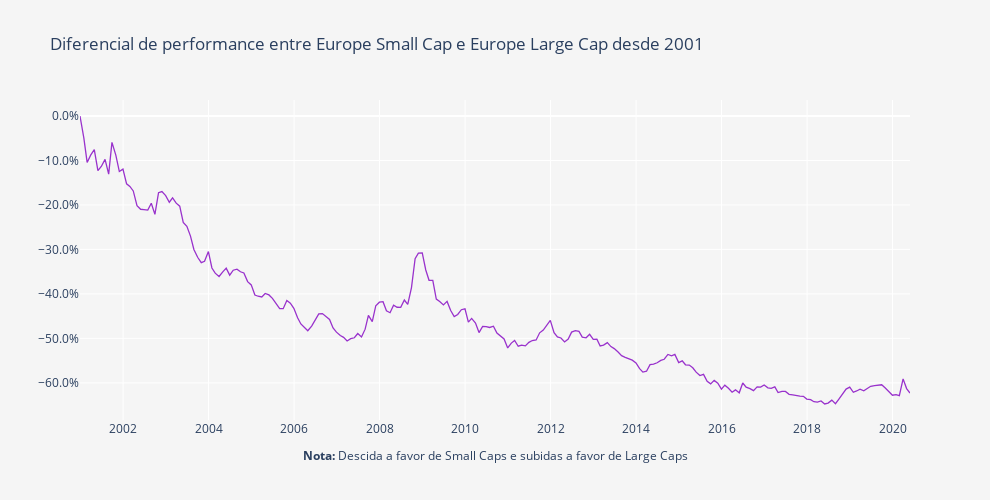

The cell this chart's notebook holds for it:
### Code cell
layout = go.Layout(
    title='Diferencial de performance entre Europe Small Cap e Europe Large Cap desde 2001',
    plot_bgcolor='#f5f5f5',
    paper_bgcolor='#f5f5f5',
    width=990,
    height=500,
    xaxis=dict(
        title='<b>Nota:</b> Descida a favor de Small Caps e subidas a favor de Large Caps',
        showgrid=True,
        titlefont=dict(size=12),
    ),
    yaxis=dict(
        title='',
        showgrid=True,
        zeroline=True, # Adicionar ou não a zero line
        tickformat=".1%" # tickformat=".2%" se quiseres mais casas decimais
    ))

trace0 = go.Scatter(
    x = fundos.index,
    y = (round(((fundos.iloc[:, 2] / fundos.iloc[:, 3])- 1), 5)),
    name = 'Portfolio',
    line = dict(
        color = 'darkorchid',
        width = 1.3)
)

data = [trace0]
        
fig = go.Figure(data=data, layout=layout)
py.iplot(fig)

### Figure 1 — Plotly figure (JSON) as saved in the notebook; plotly's stock layout.template omitted (floating-point values rounded to 4 significant figures; data arrays with more than 128 entries replaced by an {"elided": "..."} marker saying what was removed)
{"data": [{"line": {"color": "darkorchid", "width": 1.3}, "name": "Portfolio", "type": "scatter", "x": {"elided": "234 str values"}, "y": {"elided": "234 float values"}}], "layout": {"height": 500, "paper_bgcolor": "#f5f5f5", "plot_bgcolor": "#f5f5f5", "title": {"text": "Diferencial de performance entre Europe Small Cap e Europe Large Cap desde 2001"}, "width": 990, "xaxis": {"autorange": true, "range": ["2000-12-29", "2020-05-29"], "showgrid": true, "title": {"font": {"size": 12}, "text": "<b>Nota:</b> Descida a favor de Small Caps e subidas a favor de Large Caps"}, "type": "date"}, "yaxis": {"autorange": true, "range": [-0.6835, 0.03597], "showgrid": true, "tickformat": ".1%", "title": {"text": ""}, "type": "linear", "zeroline": true}}}
